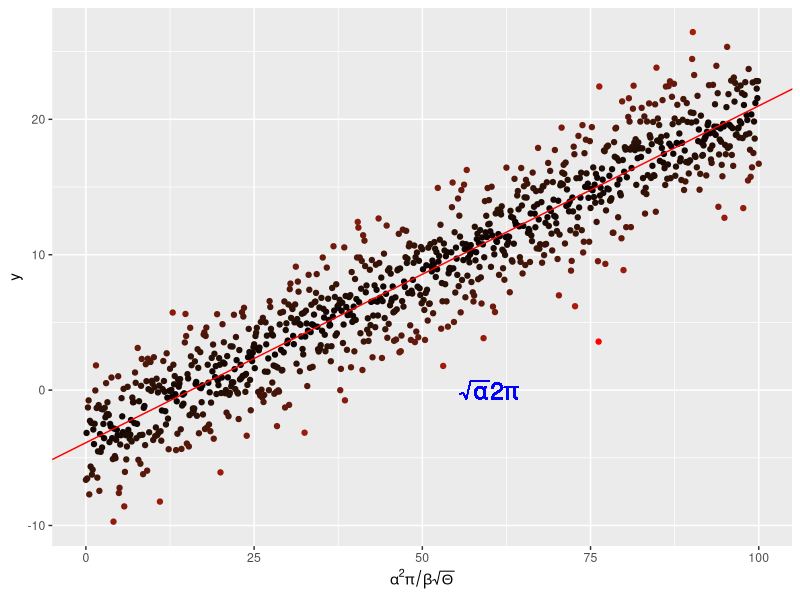

Write the R code that produced this figure. (Note: this script raises an error after producing the figure.)
#!/usr/bin/env Rscript
# Author: David Scott
# Contact: david.scott18@imperial.ac.uk
# Date:  October 29 2018
# Description: Mathematical Annotation

rm(list = ls()) 
graphics.off() 

#packages
library(ggplot2)

# create data
x <- seq(0, 100, by = 0.1)
y <- -4. + 0.25 * x +
  rnorm(length(x), mean = 0., sd = 2.5)

# put them in a dataframe
my_data <- data.frame(x = x, y = y)

# perform a linear regression
my_lm <- summary(lm(y ~ x, data = my_data))

# plot the data
p <-  ggplot(my_data, aes(x = x, y = y,
                          colour = abs(my_lm$residual))
) +
  geom_point() +
  scale_colour_gradient(low = "black", high = "red") +
  theme(legend.position = "none") +
  scale_x_continuous(
    expression(alpha^2 * pi / beta * sqrt(Theta)))

# add the regression line
p <- p + geom_abline(
  intercept = my_lm$coefficients[1][1],
  slope = my_lm$coefficients[2][1],
  colour = "red")
# throw some math on the plot
p <- p + geom_text(aes(x = 60, y = 0,
                       label = "sqrt(alpha) * 2* pi"), 
                   parse = TRUE, size = 6, 
                   colour = "blue")

#save plot
pdf("../Results/MyLinReg.pdf") # Open blank pdf page using a relative path
print(p)
graphics.off() 
